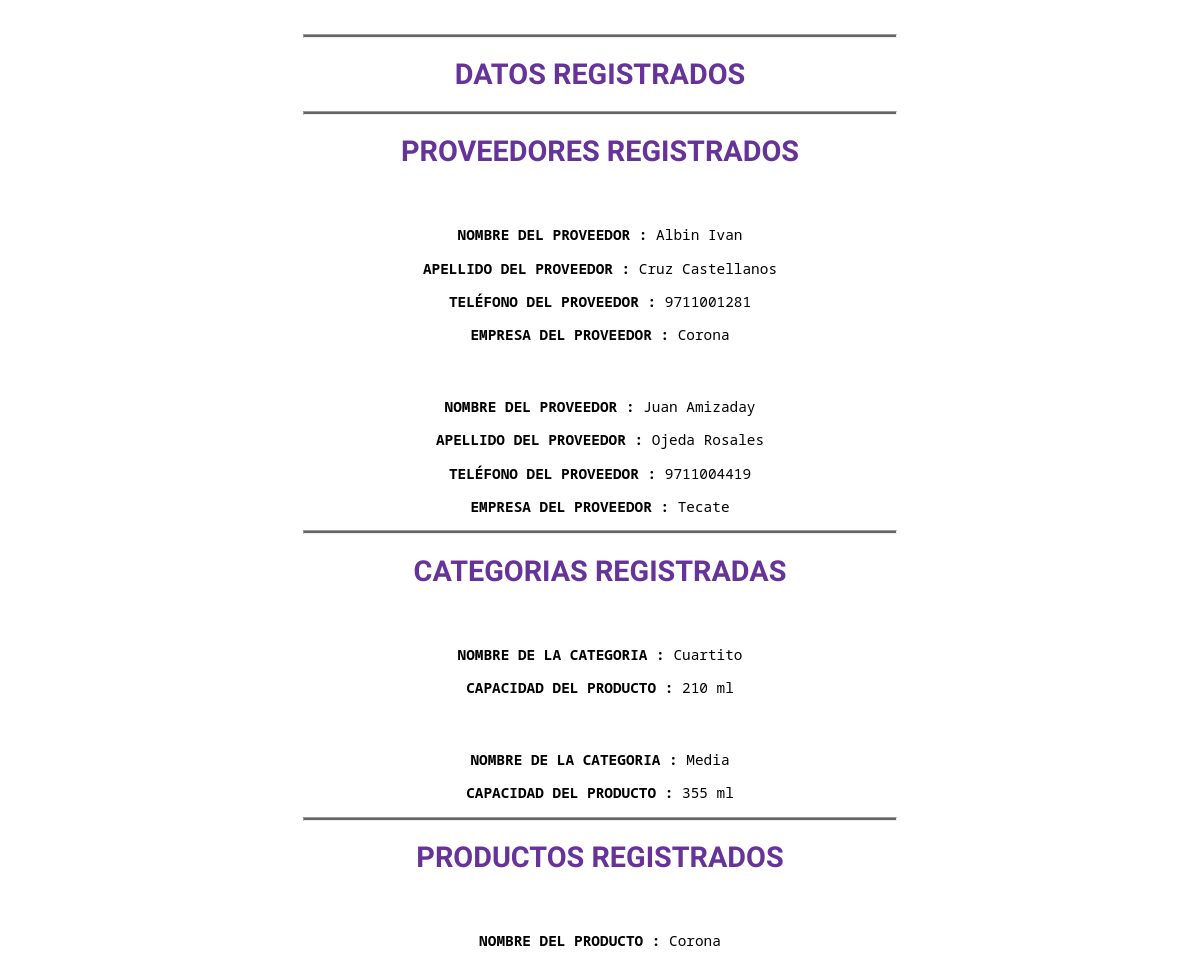
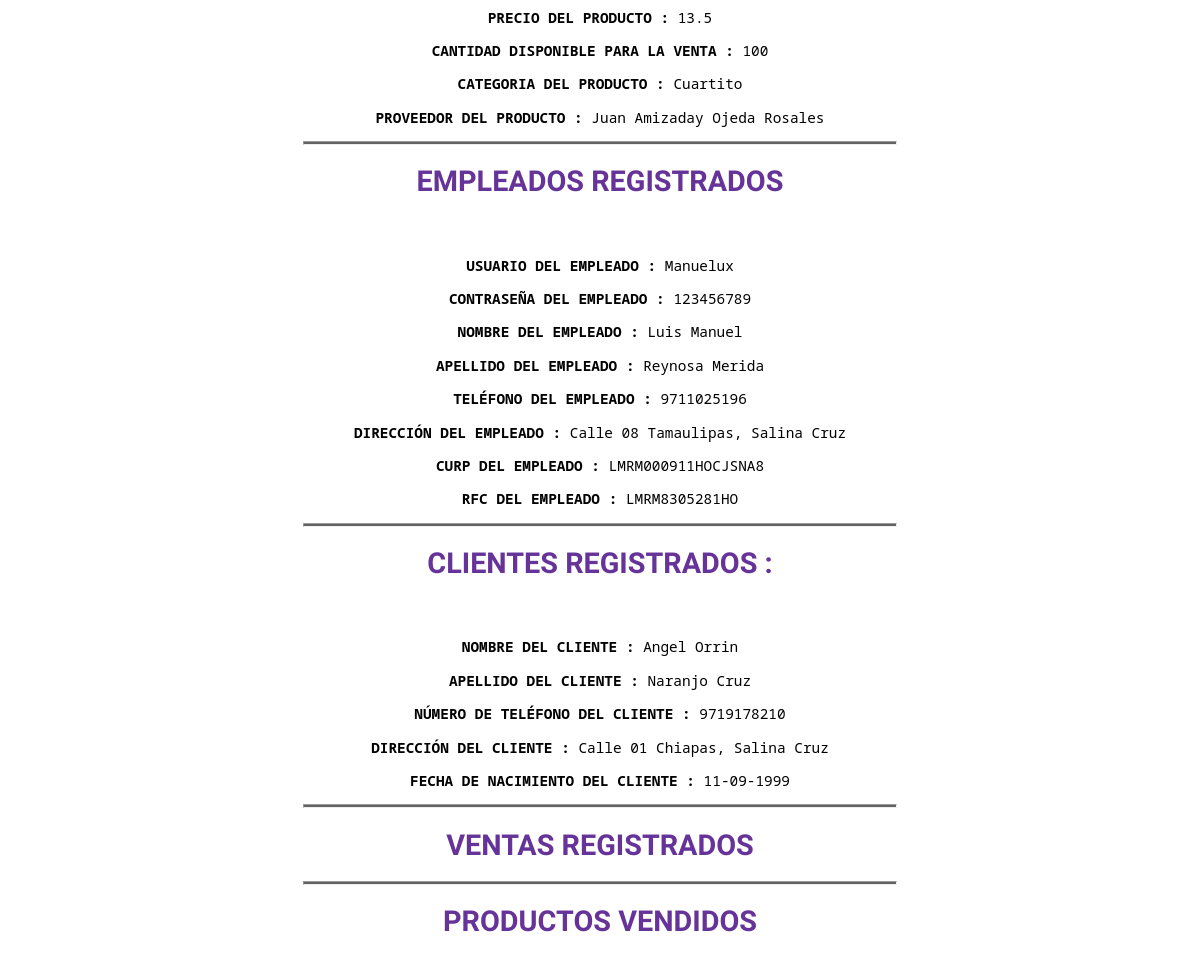
The page / on the database its author committed (2 pictures, top to bottom).
### tables this page shows
create table Proveedor(
    Id int not null primary key auto_increment,
    Nombre_1 varchar(255) not null,
    Nombre_2 varchar(255),
    Apellido_paterno varchar(255) not null,
    Apellido_materno varchar(255) not null,
    Numero_telefono varchar(10) not null,
    Empresa varchar(255) not null

);

create table Categoria(
    Id int not null primary key auto_increment,
    Nombre_categoria varchar(255) not null,
    Capacidad_producto varchar(255) not null
);

create table Producto(
    Id int not null primary key auto_increment,
    Nombre_producto varchar(255) not null,
    Precio_producto varchar(255) not null,
    Stock int not null,
    Categoria_id int not null,
    Proveedor_id int not null,
    foreign key (Categoria_id) references Categoria (Id),
    foreign key (Proveedor_id) references Proveedor (Id)
);

create table Empleado(
    Id int not null primary key auto_increment,
    Usuario varchar(20) not null,
    Password_empleado varchar(20) not null,
    Nombre_1 varchar(255) not null,
    Nombre_2 varchar(255) not null,
    Apellido_paterno varchar(255) not null,
    Apellido_materno varchar(255) not null,
    Numero_telefono varchar(10) not null,
    Direccion varchar(255) not null,
    Curp varchar(18) not null,
    RFC varchar(13) not null

);

create table Cliente(
    Id int not null primary key auto_increment,
    Nombre_1 varchar(255) not null,
    Nombre_2 varchar(255),
    Apellido_paterno varchar(255) not null,
    Apellido_materno varchar(255) not null,
    Numero_telefono varchar(10) not null,
    Direccion varchar(255) not null,
    Fecha_nacimiento varchar(10) not null

);

### config/conexionsql.php (the view, shortened to what this page needs)
<?php
class conexionsql
{
    private $bdname = 'deposito';
    private $username = 'root';
    private $pass = '';
    public function conectar()
    {
        try {
            $conexion = new PDO('mysql:host=localhost;dbname=' . $this->bdname, $this->username, $this->pass);
            echo "<h1>PROVEEDORES REGISTRADOS </h1> ";
            foreach ($conexion->query('SELECT * FROM proveedor') as $proveedor) {
                echo '<strong> NOMBRE DEL PROVEEDOR : </strong>' . $proveedor[1] . '&nbsp' . $proveedor[2] . '</p>';
                echo '<strong> APELLIDO DEL PROVEEDOR : </strong>' . $proveedor[3] . '&nbsp' . $proveedor[4] . '</p>';
                echo '<strong> TELÉFONO DEL PROVEEDOR : </strong>' . $proveedor[5] . '</p>';
                echo '<strong> EMPRESA DEL PROVEEDOR : </strong>' . $proveedor[6] . '</p>';
            }
            echo '<hr>';
            echo "<h1>CATEGORIAS REGISTRADAS </h1> ";
            $conexion = new PDO('mysql:host=localhost;dbname=' . $this->bdname, $this->username, $this->pass);
            foreach ($conexion->query('SELECT * FROM categoria') as $categoria) {
                echo '<strong> NOMBRE DE LA CATEGORIA : </strong>' . $categoria[1] . '</p>';
                echo '<strong> CAPACIDAD DEL PRODUCTO : </strong>' . $categoria[2] . '</p>';
            }
            echo '<hr>';
            echo "<h1> PRODUCTOS REGISTRADOS </h1>";
            $conexion = new PDO('mysql:host=localhost;dbname=' . $this->bdname, $this->username, $this->pass);
            foreach ($conexion->query("select p.id, p.Nombre_producto, p.Precio_producto, p.Stock, c.Nombre_categoria, CONCAT(pr.Nombre_1 , ' ' , pr.Nombre_2 , ' ' ,pr.Apellido_paterno , ' ' ,pr.Apellido_materno) AS NOMBRE from producto p join categoria c on p.Categoria_id= c.Id JOIN proveedor pr on p.Proveedor_id= pr.Id;") as $producto) {
                echo '<strong> NOMBRE DEL PRODUCTO : </strong>' . $producto[1] . '</p>';
                echo '<strong> PRECIO DEL PRODUCTO : </strong>' . $producto[2] . '</p>';
                echo '<strong> CANTIDAD DISPONIBLE PARA LA VENTA : </strong>' . $producto[3] . '</p>';
                echo '<strong> CATEGORIA DEL PRODUCTO : </strong>' . $producto[4] . '</p>';
                echo '<strong> PROVEEDOR DEL PRODUCTO : </strong>' . $producto[5] . '</p>';
            }
            echo '<hr>';
            echo "<h1> EMPLEADOS REGISTRADOS </h1>";
            $conexion = new PDO('mysql:host=localhost;dbname=' . $this->bdname, $this->username, $this->pass);
            foreach ($conexion->query('SELECT * FROM Empleado') as $empleado) {
                echo '<strong> USUARIO DEL EMPLEADO : </strong>' . $empleado[1] . '</p>';
                echo '<strong> CONTRASEÑA DEL EMPLEADO : </strong>' . $empleado[2] . '</p>';
                echo '<strong> NOMBRE DEL EMPLEADO : </strong>' . $empleado[3] . '&nbsp' . $empleado[4] . '</p>';
                echo '<strong> APELLIDO DEL EMPLEADO : </strong>' . $empleado[5] . '&nbsp' . $empleado[6] . '</p>';
                echo '<strong> TELÉFONO  DEL EMPLEADO : </strong>' . $empleado[7] . '</p>';
                echo '<strong> DIRECCIÓN DEL EMPLEADO : </strong>' . $empleado[8] . '</p>';
                echo '<strong> CURP DEL EMPLEADO : </strong>' . $empleado[9] . '</p>';
                echo '<strong> RFC DEL EMPLEADO : </strong>' . $empleado[10] . '</p>';
            }
            echo '<hr>';
            echo "<h1> CLIENTES REGISTRADOS : </h1>";
            $conexion = new PDO('mysql:host=localhost;dbname=' . $this->bdname, $this->username, $this->pass);
            foreach ($conexion->query('SELECT * FROM Cliente') as $cliente) {
                echo '<strong> NOMBRE DEL CLIENTE : </strong>' . $cliente[1] . '&nbsp' . $cliente[2] . '</p>';
                echo '<strong> APELLIDO DEL CLIENTE : </strong>' . $cliente[3] . '&nbsp' . $cliente[4] . '</p>';
                echo '<strong> NÚMERO DE TELÉFONO DEL CLIENTE : </strong>' . $cliente[5] . '</p>';
                echo '<strong> DIRECCIÓN DEL CLIENTE : </strong>' . $cliente[6] . '</p>';
                echo '<strong> FECHA DE NACIMIENTO DEL CLIENTE : </strong>' . $cliente[7] . '</p>';
            }
            echo '<hr>';
            echo "<h1> VENTAS  REGISTRADOS </h1>";
            echo '<hr>';
            echo "<h1> PRODUCTOS VENDIDOS </h1>";
        } catch (PDOException $e) {
            echo "Ocurrio un error al conectarte a la base de datos" . $e;
        }
    }
}

### index.php (shortened to what this page needs)
<?php
include 'config/conexionsql.php';
echo '<link href="../Deposito/css/style.css" rel="stylesheet">';
echo '<hr>';
echo "<h1> DATOS REGISTRADOS </h1> ";
echo '<hr>';
$varconex = new conexionsql;
$varconex->conectar();

### css/style.css (style rules this page uses)
h1 { font-family: 'Righteous', cursive; color: rebeccapurple; text-align: center; }
strong { font-size: 100%; }
hr { height: 2px; width: 50%; background-color: rgb(99, 99, 99); }

### rows shown on the page
proveedor: Nombre_1 "Albin", Nombre_2 "Ivan", Apellido_paterno "Cruz", Apellido_materno "Castellanos", Numero_telefono "9711001281", Empresa "Corona"
proveedor: Nombre_1 "Juan", Nombre_2 "Amizaday", Apellido_paterno "Ojeda", Apellido_materno "Rosales", Numero_telefono "9711004419", Empresa "Tecate"
categoria: Nombre_categoria "Cuartito", Capacidad_producto "210 ml"
categoria: Nombre_categoria "Media", Capacidad_producto "355 ml"
producto: Nombre_producto "Corona", Precio_producto "13.5", Stock "100", Categoria.Nombre_categoria "Cuartito", producto "Juan Amizaday Ojeda Rosales"
empleado: Usuario "Manuelux", Password_empleado "123456789", Nombre_1 "Luis", Nombre_2 "Manuel", Apellido_paterno "Reynosa", Apellido_materno "Merida", Numero_telefono "9711025196", Direccion "Calle 08 Tamaulipas, Salina Cruz", Curp "LMRM000911HOCJSNA8", RFC "LMRM8305281HO"
cliente: Nombre_1 "Angel", Nombre_2 "Orrin", Apellido_paterno "Naranjo", Apellido_materno "Cruz", Numero_telefono "9719178210", Direccion "Calle 01 Chiapas, Salina Cruz", Fecha_nacimiento "11-09-1999"
